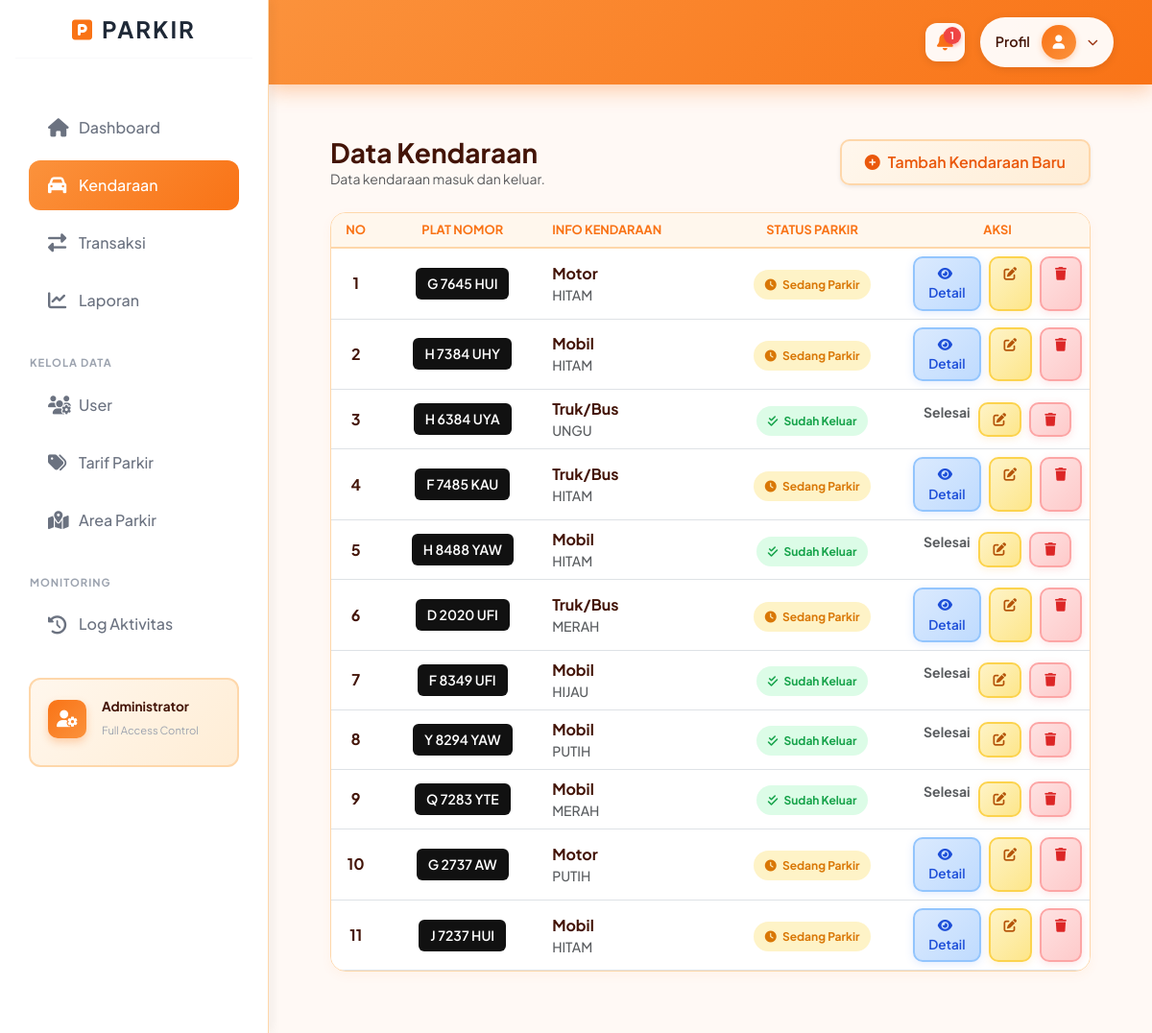
The app's page /index.php?c=Kendaraan&m=index (signed in) with its own data.
### tables this page shows
CREATE TABLE `tb_kendaraan` (
  `id_kendaraan` int NOT NULL,
  `plat_nomor` varchar(20) NOT NULL,
  `jenis_kendaraan` varchar(50) NOT NULL,
  `warna` varchar(50) DEFAULT NULL,
  `pemilik` varchar(100) DEFAULT NULL,
  `id_user` int DEFAULT NULL
);

### controllers/KendaraanController.php (called while the page is built, shortened)
<?php
class KendaraanController {
    public function index(){
        $model = new KendaraanModel();
        $data = $model->all();
        include "views/kendaraan/list.php";
    }
}

### config/database.php (called while the page is built)
<?php
class Database {
    public static function connect() {
        return new PDO("mysql:host=localhost;dbname=db_parkir;charset=utf8","root","");
    }
}

### models/KendaraanModel.php (called while the page is built, shortened)
<?php
class KendaraanModel {
    private $db;
    function __construct(){
        $this->db = Database::connect();
    }
    function all() {
        $sql = "SELECT k.*, t.status as status_terakhir
                FROM tb_kendaraan k
                LEFT JOIN (
                    SELECT t1.id_kendaraan, t1.status
                    FROM tb_transaksi t1
                    WHERE t1.waktu_masuk = (
                        SELECT MAX(waktu_masuk)
                        FROM tb_transaksi t2
                        WHERE t2.id_kendaraan = t1.id_kendaraan
                    )
                ) t ON k.id_kendaraan = t.id_kendaraan
                ORDER BY k.id_kendaraan DESC";
        return $this->db->query($sql)->fetchAll(PDO::FETCH_ASSOC);
    }
}

### views/kendaraan/list.php (the view, shortened to what this page needs)
<?php include "views/layout/header.php"; ?>
<link rel="stylesheet" href="assets/css/halaman.css">
<div class="container-fluid py-4 px-4">
    <div class="d-flex justify-content-between align-items-center mb-4">
        <div>
            <h3 class="fw-bold mb-0" style="color: var(--text-main);">Data Kendaraan</h3>
            <p class="text-muted small mb-0">Data kendaraan masuk dan keluar.</p>
        </div>
        <?php if($_SESSION['user']['role'] == 'admin'): ?>
        <a href="index.php?c=Kendaraan&m=create" class="btn btn-orange shadow-sm px-4">
            <i class="fas fa-plus-circle me-2"></i>Tambah Kendaraan Baru
        </a>
        <?php endif; ?>
    </div>
    <div class="card card-custom overflow-hidden">
        <div class="table-responsive">
            <table class="table table-hover align-middle mb-0">
                <thead>
                    <tr>
                        <th class="text-center">No</th>
                        <th class="text-center">Plat Nomor</th>
                        <th class="text-start">Info Kendaraan</th>
                        <th class="text-center">Status Parkir</th>
                        <?php if($_SESSION['user']['role'] == 'admin'): ?>
                            <th width="15%" class="text-center">Aksi</th>
                        <?php endif; ?>
                    </tr>
                </thead>
                <tbody>
                    <?php if (!empty($data)): ?>
                        <?php $no = 1; foreach($data as $d): ?>
                            <tr>
                                <td class="text-center fw-bold" style="color: var(--text-main);"><?= $no++ ?></td>
                                <td class="text-center align-middle">
                                    <span class="plat-nomor">
                                        <?= strtoupper(htmlspecialchars($d['plat_nomor'])) ?>
                                    </span>
                                </td>
                                <td class="text-start">
                                    <div class="d-flex flex-column">
                                        <span class="fw-bold" style="color: var(--text-main);"><?= htmlspecialchars($d['jenis_kendaraan']) ?></span>
                                        <small class="text-muted text-uppercase"><?= htmlspecialchars($d['warna']) ?></small>
                                    </div>
                                </td>
                                <td class="text-center">
                                    <?php
                                    $status = $d['status_terakhir'] ?? '';
                                    if ($status == 'masuk'): ?>
                                        <span class="badge-parkir status-proses">
                                            <i class="fas fa-clock me-1"></i> Sedang Parkir
                                        </span>
                                    <?php elseif ($status == 'keluar'): ?>
                                        <span class="badge-parkir status-selesai">
                                            <i class="fas fa-check-double me-1"></i> Sudah Keluar
                                        </span>
                                    <?php else: ?>
                                        <span class="badge-parkir" style="background: #f1f5f9; color: #64748b; border: 1px solid #e2e8f0;">
                                            <i class="fas fa-check-circle me-1"></i> Tersedia
                                        </span>
                                    <?php endif; ?>
                                </td>
                                <?php if($_SESSION['user']['role'] == 'admin'): ?>
                                <td class="text-center">
                                    <div class="d-flex justify-content-center gap-2">
                                            <?php if (empty($status)): ?>
                                                <a href="index.php?c=Transaksi&m=masuk&id=<?= $d['id_kendaraan'] ?>"
                                                   class="btn btn-masuk-soft btn-sm">
                                                    <i class="fas fa-sign-in-alt me-1"></i> Masuk
                                                </a>
                                            <?php elseif ($status == 'masuk'): ?>
                                                <a href="index.php?c=Transaksi&m=index"
                                                   class="btn btn-detail-soft btn-sm">
                                                    <i class="fas fa-eye me-1"></i> Detail
                                                </a>
                                            <?php else: ?>
                                                <span class="text-muted small fw-bold">Selesai</span>
                                            <?php endif; ?>
                                            <a href="index.php?c=Kendaraan&m=edit&id=<?= $d['id_kendaraan'] ?>"
                                               class="btn btn-edit-soft btn-sm">
                                                <i class="fas fa-edit"></i>
                                            </a>
                                            <a href="index.php?c=Kendaraan&m=delete&id=<?= $d['id_kendaraan'] ?>"
                                               onclick="return confirm('Yakin hapus kendaraan ini?')"
                                               class="btn btn-delete-soft btn-sm">
                                                <i class="fas fa-trash"></i>
                                            </a>
                                        </div>
                                    <?php endif; ?>
                                </td>
                            </tr>
                        <?php endforeach; ?>
                    <?php else: ?>
                        <tr>
                            <td colspan="<?= ($_SESSION['user']['role'] == 'admin') ? '5' : '4' ?>" class="text-center py-5 text-muted">Belum ada data kendaraan terdaftar.</td>
                        </tr>
                    <?php endif; ?>
                </tbody>
            </table>
        </div>
    </div>
</div>
<?php include "views/layout/footer.php"; ?>

### assets/css/halaman.css (style rules this page uses)
:root { --sidebar-width: 280px; --bg-body: #fff9f5; --bg-sidebar: #ffffff; --accent-color: #f97316; --accent-light: #fff7ed; --text-main: #431407; --text-muted: #9a3412; --border-color: #fed7aa; }
body { font-family: 'Plus Jakarta Sans', sans-serif; background-color: var(--bg-body) !important; color: var(--text-main); }
.card-custom { background: #fff !important; border: 1px solid var(--border-color) !important; border-radius: 16px !important; box-shadow: 0 4px 12px rgba(249, 115, 22, 0.05); position: relative; z-index: 1; }
.table { position: relative; z-index: 1; }
.table thead th { background-color: var(--accent-light) !important; color: var(--accent-color) !important; border-bottom: 2px solid var(--border-color) !important; text-transform: uppercase; font-size: 0.8rem; position: relative; z-index: 1; }
.table tbody td { color: var(--text-main) !important; font-weight: 500; }
.table tbody td:first-child { font-weight: 700; }
.plat-nomor { background: #111; color: #fff; padding: 6px 12px; border-radius: 6px; font-weight: 600; font-size: 14px; display: inline-block; letter-spacing: normal; white-space: nowrap; }
.badge-parkir { padding: 8px 12px; border-radius: 50px; font-size: 0.75rem; font-weight: 700; }
.status-proses { background: #fef3c7; color: #d97706; }
.status-selesai { background: #dcfce7; color: #16a34a; }
.btn-orange { background: linear-gradient(135deg, #fff7ed, #ffedd5) !important; color: #ea580c !important; border: 2px solid #fed7aa !important; border-radius: 10px; border: none; padding: 10px 20px; font-weight: 600; transition: all 0.3s ease; box-shadow: 0 4px 12px rgba(249, 115, 22, 0.3); }
.btn-sm { padding: 6px 14px !important; font-size: 0.85rem !important; border-radius: 8px !important; }
#content, .container-fluid { background-color: #fff9f5 !important; }
.card { background: white !important; }
.card, .table-responsive, table, tbody, thead { position: relative !important; z-index: 1 !important; }

### views/layout/header.php (style rules this page uses)
body { font-family: 'Plus Jakarta Sans', sans-serif; margin: 0; }
.container-fluid { padding: 0 40px 40px 40px; }
.container-fluid { position: relative !important; z-index: 1 !important; }
.card, .card-custom, .table-responsive, table { position: relative !important; z-index: 1 !important; }

### views/kendaraan/list.php (style rules this page uses)
.card, .table-responsive { position: relative !important; z-index: 1 !important; }
.btn-detail-soft { background: linear-gradient(135deg, #dbeafe, #bfdbfe) !important; color: #1d4ed8 !important; border: 2px solid #93c5fd !important; border-radius: 10px !important; padding: 6px 14px !important; font-weight: 600 !important; transition: all 0.3s ease !important; box-shadow: 0 2px 8px rgba(59, 130, 246, 0.15) !important; }
.btn-edit-soft { background: linear-gradient(135deg, #fef3c7, #fde68a) !important; color: #b45309 !important; border: 2px solid #fcd34d !important; border-radius: 10px !important; padding: 6px 14px !important; font-weight: 600 !important; transition: all 0.3s ease !important; box-shadow: 0 2px 8px rgba(245, 158, 11, 0.15) !important; }
.btn-delete-soft { background: linear-gradient(135deg, #fee2e2, #fecaca) !important; color: #dc2626 !important; border: 2px solid #fca5a5 !important; border-radius: 10px !important; padding: 6px 14px !important; font-weight: 600 !important; transition: all 0.3s ease !important; box-shadow: 0 2px 8px rgba(239, 68, 68, 0.15) !important; }

### records on screen
tb_kendaraan: plat_nomor "G 7645 HUI", jenis_kendaraan "Motor", warna "HITAM", shows "Sedang Parkir", shows "Detail"
tb_kendaraan: plat_nomor "H 7384 UHY", jenis_kendaraan "Mobil", warna "HITAM", shows "Sedang Parkir", shows "Detail"
tb_kendaraan: plat_nomor "H 6384 UYA", jenis_kendaraan "Truk/Bus", warna "UNGU", shows "Sudah Keluar", shows "Selesai"
tb_kendaraan: plat_nomor "F 7485 KAU", jenis_kendaraan "Truk/Bus", warna "HITAM", shows "Sedang Parkir", shows "Detail"
tb_kendaraan: plat_nomor "H 8488 YAW", jenis_kendaraan "Mobil", warna "HITAM", shows "Sudah Keluar", shows "Selesai"
tb_kendaraan: plat_nomor "D 2020 UFI", jenis_kendaraan "Truk/Bus", warna "MERAH", shows "Sedang Parkir", shows "Detail"
tb_kendaraan: plat_nomor "F 8349 UFI", jenis_kendaraan "Mobil", warna "HIJAU", shows "Sudah Keluar", shows "Selesai"
tb_kendaraan: plat_nomor "Y 8294 YAW", jenis_kendaraan "Mobil", warna "PUTIH", shows "Sudah Keluar", shows "Selesai"
tb_kendaraan: plat_nomor "Q 7283 YTE", jenis_kendaraan "Mobil", warna "MERAH", shows "Sudah Keluar", shows "Selesai"
tb_kendaraan: plat_nomor "G 2737 AW", jenis_kendaraan "Motor", warna "PUTIH", shows "Sedang Parkir", shows "Detail"
tb_kendaraan: plat_nomor "J 7237 HUI", jenis_kendaraan "Mobil", warna "HITAM", shows "Sedang Parkir", shows "Detail"

### other values on screen
$jumlah_keluar "1"
